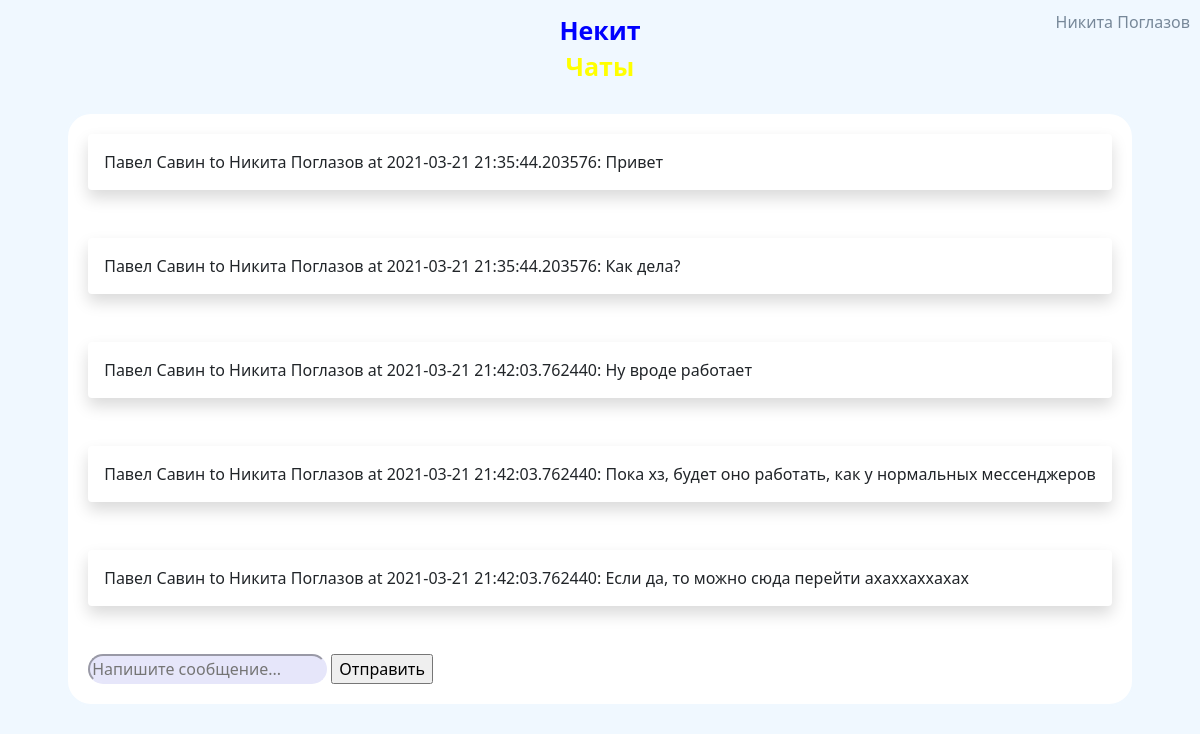
Screenshot of /conversation/3 (signed in) with the database file from the repository.
### data/models/user.py (models this page shows, shortened)
class User(SqlAlchemyBase, UserMixin):
    __tablename__ = 'users'
    id = Column(Integer, autoincrement=True, primary_key=True)
    name = Column(String)
    surname = Column(String)
    birthday = Column(DateTime)
    email = Column(String, unique=True)
    phone_number = Column(String, unique=True)
    hashed_password = Column(String)
    registration_time = Column(DateTime, default=datetime.now())

### data/models/message.py (models this page shows)
class Message(SqlAlchemyBase):
    __tablename__ = 'messages'
    id = Column(Integer, autoincrement=True, primary_key=True)
    to_id = Column(Integer, ForeignKey("users.id"))
    from_id = Column(Integer, ForeignKey("users.id"))
    content_id = Column(Integer, ForeignKey("contents.id"))
    created_at = Column(DateTime, default=datetime.now())
    sender = relationship("User", foreign_keys=[from_id])
    reciever = relationship("User", foreign_keys=[to_id])
    content = relationship("Content")

### data/models/content.py (models this page shows)
class Content(SqlAlchemyBase):
    __tablename__ = 'contents'
    id = Column(Integer, autoincrement=True, primary_key=True)
    content = Column(String)

### main.py (the view, shortened to what this page needs)
@app.route('/conversation/<int:user_id>', methods=['POST', 'GET'])
@login_required
def chat(user_id):
    form = MessageForm()
    session = create_session()
    messages = session.query(Message).filter(((Message.to_id == current_user.id) & (Message.from_id == user_id)) |
                                             ((Message.from_id == current_user.id) & (Message.to_id == user_id)))
    return render_template('chat.html', form=form, messages=messages)

### data/forms.py
class MessageForm(FlaskForm):
    message_field = StringField()
    send_field = SubmitField('Отправить')

### data/db_session.py (called while the page is built)
def create_session() -> Session:
    global __factory
    return __factory()

### main.py (called while the page is built)
@login_manager.user_loader
def load_user(user_id):
    session = create_session()
    return session.query(User).get(user_id)

### templates/chat.html (shortened to what this page needs)
{% extends 'base.html' %}
{% block content %}
<form method="post" novalidate>
    {% for msg in messages %}
        <div class="shadow p-3 mb-5 bg-white rounded">
            {{ msg.sender.name }} {{ msg.sender.surname }} to {{ msg.reciever.name }} {{ msg.reciever.surname }}
            at {{ msg.created_at }}: {{ msg.content.content }}
        </div>
    {% endfor %}
    <div class="message_input_box">
        {{ form.message_field(class="message-field", placeholder="Напишите сообщение...") }}
        {{ form.send_field() }}
    </div>
</form>
{% endblock %}

### templates/base.html (shortened to what this page needs)
<!DOCTYPE html>
<html lang="en">
<head>
    <link rel="stylesheet" href="static/css/style.css">
    <link rel="stylesheet" href="https://cdn.jsdelivr.net/npm/bootstrap@5.0.0-beta1/dist/css/bootstrap.min.css"
>
</head>
<body>
<header>
    {% if current_user.is_authenticated %}
        <a class="user_brand right_float" href="logout">{{ current_user.name }} {{ current_user.surname }}</a>
    {% else %}
        <a class="btn btn-outline-dark register right_float" href="/register">Зарегистрироваться</a>
        <a class="btn btn-outline-dark login right_float" href="/login">Войти</a>
    {% endif %}
    <div class="logo">
        <a href="/">
            <p class="nekit">Некит</p>
            <p class="chats">Чаты</p>
        </a>
    </div>
</header>
<main role="main" class="container float_container">
    {% block content %}{% endblock %}
</main>
</body>
</html>

### static/css/style.css (style rules this page uses)
body { background-color: aliceblue !important; }
.logo { text-align: center; margin-left: auto; margin-right: auto; margin-top: 10px; margin-bottom: 10px; max-width: 150px; font-size: 25px; font-weight: 700; line-height: 20px; }
a { text-decoration: none !important; }
header { overflow: hidden; background-color: aliceblue; margin-bottom: 10px; padding: 10px; }
.nekit { color: blue; }
.chats { color: yellow; }
.user_brand { text-decoration: none; color: lightslategray; }
div { margin: 10px; }
form { margin-left: auto; margin-right: auto; max-width: max-content; background-color: white; border: solid 2px aliceblue; border-radius: 25px; padding: 10px; }
.float_container { overflow: hidden }
.message-field { background-color: lavender; border-radius: 15px; border-color: lavender; outline: none }
.right_float { float: right; }

### rows the page displays
User: name "Никита", surname "Поглазов"
Message: sender.name "Павел", sender.surname "Савин", reciever.name "Никита", reciever.surname "Поглазов", created_at "2021-03-21 21:35:44.203576", content.content "Привет"
Message: sender.name "Павел", sender.surname "Савин", reciever.name "Никита", reciever.surname "Поглазов", created_at "2021-03-21 21:35:44.203576", content.content "Как дела?"
Message: sender.name "Павел", sender.surname "Савин", reciever.name "Никита", reciever.surname "Поглазов", created_at "2021-03-21 21:42:03.762440", content.content "Ну вроде работает"
Message: sender.name "Павел", sender.surname "Савин", reciever.name "Никита", reciever.surname "Поглазов", created_at "2021-03-21 21:42:03.762440", content.content "Пока хз, будет оно работать, как у нормальных мессенджеров"
Message: sender.name "Павел", sender.surname "Савин", reciever.name "Никита", reciever.surname "Поглазов", created_at "2021-03-21 21:42:03.762440", content.content "Если да, то можно сюда перейти ахаххаххахах"
